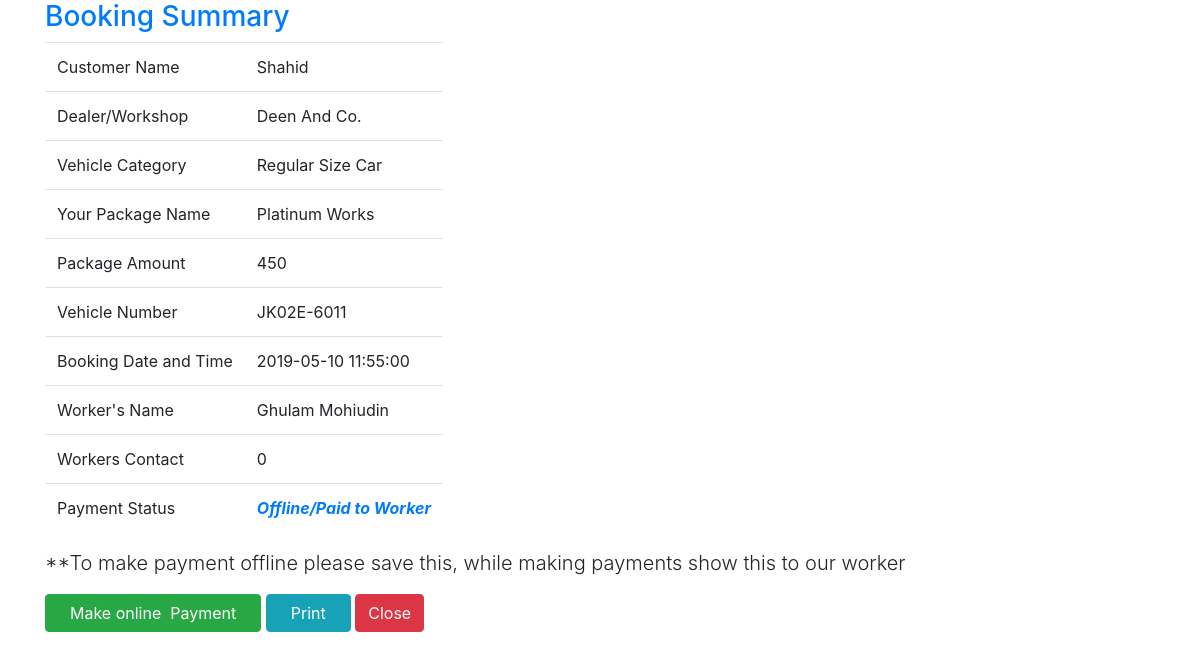
Screenshot of /book.php?pay_id=4 with the database file from the repository.
### tables this page shows
CREATE TABLE `booking` (
  `id` int(8) NOT NULL,
  `cid` int(8) NOT NULL,
  `did` int(8) NOT NULL,
  `vehicleType` varchar(20) NOT NULL,
  `vehiclenumber` varchar(12) NOT NULL,
  `package` int(8) NOT NULL,
  `amount` int(8) NOT NULL,
  `date` datetime NOT NULL,
  `worker` int(8) NOT NULL,
  `status` varchar(15) NOT NULL DEFAULT 'Pending',
  `payment` varchar(25) NOT NULL DEFAULT 'Not Paid',
  `response` text NOT NULL
);

### book.php (the view, shortened to what this page needs)
<!DOCTYPE html>
<?php
include("connection.php");
?>
<?php if(isset($_GET['pay_id']))
	{
	$id=$_GET['pay_id'];
?>
	<html>
		<head>
			<link rel="stylesheet" href="css/bootstrap.css">
		</head>
		<body>
		<div class="container">
		<div class="row">
		<div class="col-md-12">
			<div class = "panel panel-success" id="container">
					<div class = "panel-heading">
						<h3 class = "panel-title text-primary">Booking Summary</h3>
					</div>
						<div class = "panel-body">
						 <table class = "table table-responsive">
						 <?php
						  $sql="SELECT date,vehiclenumber,cid,payment, (SELECT customerLogin.firstname FROM customerLogin WHERE customerLogin.id=booking.cid) AS customer,
									(SELECT login.workshop FROM login WHERE login.id=booking.did) AS dealer,
										(SELECT vehicletype.name FROM vehicletype WHERE vehicletype.id=booking.vehicleType) AS carname,
											(SELECT packages.name FROM packages WHERE packages.id=booking.package) AS Washpackage,
												(SELECT workers.firstname FROM workers WHERE workers.id=booking.worker) AS Workername,
													(SELECT workers.phone FROM workers WHERE workers.id=booking.worker) AS Workerphone,
														booking.amount FROM booking WHERE booking.id='$id'";
								if(!$result=mysqli_query($con, $sql)){die("Details cannot be fetched!".mysqli_error($con));}
								$row=mysqli_fetch_assoc($result);
						 ?>
							<tr>
							   <td>Customer Name </td><td><?php echo $row['customer']; ?></td>
							</tr>
							<tr>
							   <td>Dealer/Workshop</td> <td><?php echo $row['dealer']; ?></td>
							</tr>
							<tr>
							   <td>Vehicle Category</td><td><?php echo $row['carname']; ?></td>
							</tr>
							<tr>
							   <td>Your Package Name</td><td><?php echo $row['Washpackage']; ?></td>
							</tr>
							<tr>
							   <td>Package Amount</td><td><?php echo $row['amount']; ?></td>
							</tr>
							<tr>
							   <td>Vehicle Number</td><td><?php echo $row['vehiclenumber']; ?></td>
							</tr>
							<tr>
							   <td>Booking Date and Time</td><td><?php echo $row['date']; ?></td>
							</tr>
							<tr>
							   <td>Worker's Name</td><td><?php echo $row['Workername'] ?></td>
							</tr>
							<tr>
							   <td>Workers Contact</td><td><?php echo $row['Workerphone'] ?></td>
							</tr>
							<tr>
							   <td>Payment Status</td>
							   <?php
								   if($row['payment']!="Not Paid"){echo"<td class='text-primary'><i><b>".$row['payment']."</b></i></td>";}
									else{echo"<td class='text-danger'><i><b>".$row['payment']."</b></i></td>";}
							    ?>
							</tr>
						 </table>
						</div>
							<p class="lead">**To make payment offline please save this, while making payments show this to our worker</p>
			</div>
			<div>
				<form method="POST" action="checkout.php">
				<input type="submit" class="btn btn-success px-4" value="Make online  Payment" id="paynow" name="paynow">
				<input type="button" class="btn btn-info px-4" value="Print" id="print" name="print" onclick="printContent()">
			    <a href="index.php" class="btn btn-danger">Close</a></td>
				</form>
			</div>
		</div>
		</div>
		</div>
		</body>
    </html>
	<?php }
else
{
	header("location:index.php"); exit;
}
?>

### rows the page displays
booking: amount "450", vehiclenumber "JK02E-6011", date "2019-05-10 11:55:00", payment "Offline/Paid to Worker"

### other values shown
$row['customer'] "Shahid"
$row['dealer'] "Deen And Co."
$row['carname'] "Regular Size Car"
$row['Washpackage'] "Platinum Works"
$row['Workername'] "Ghulam Mohiudin"
$row['Workerphone'] "0"
